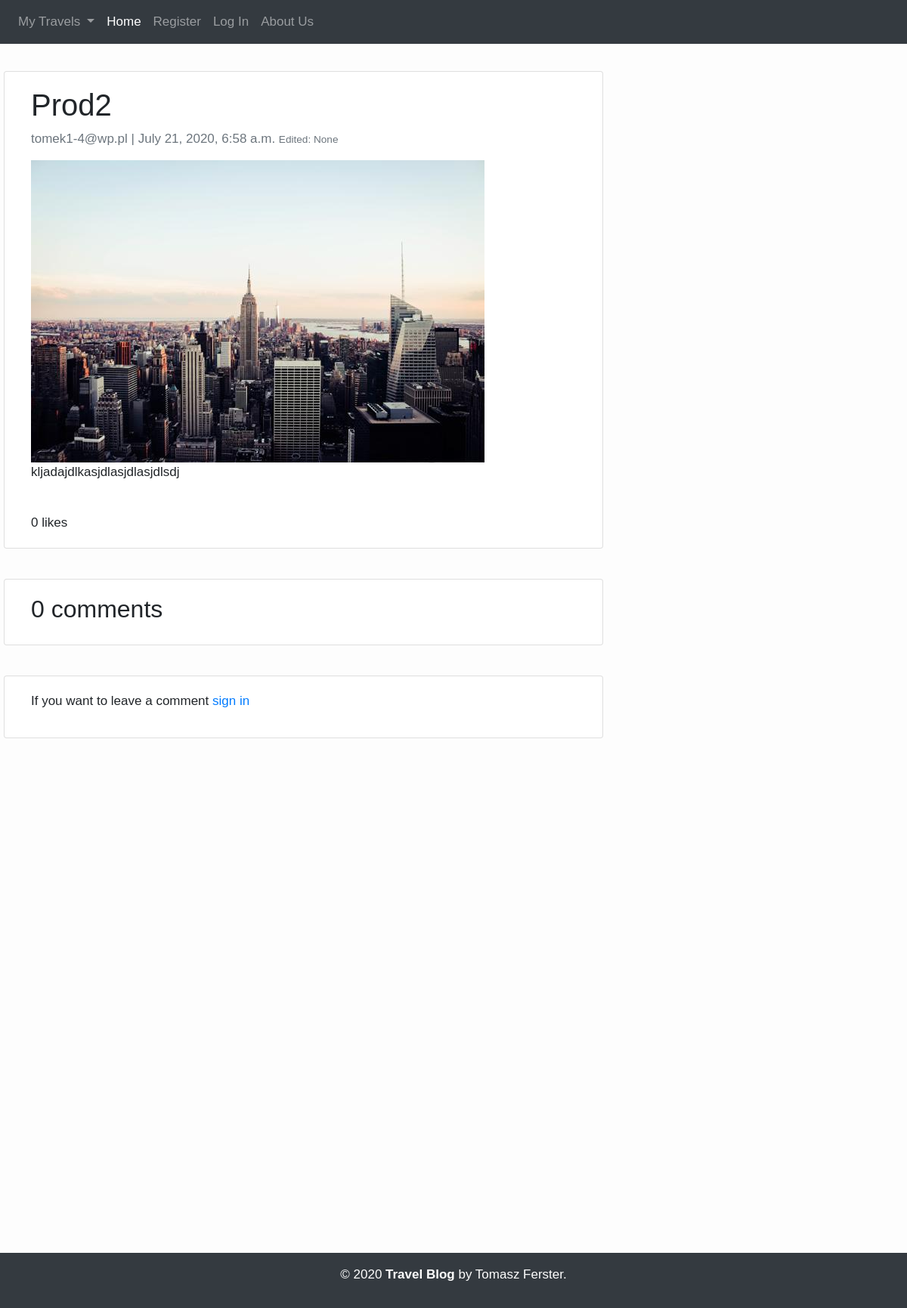
Before: /6 with the older database file.
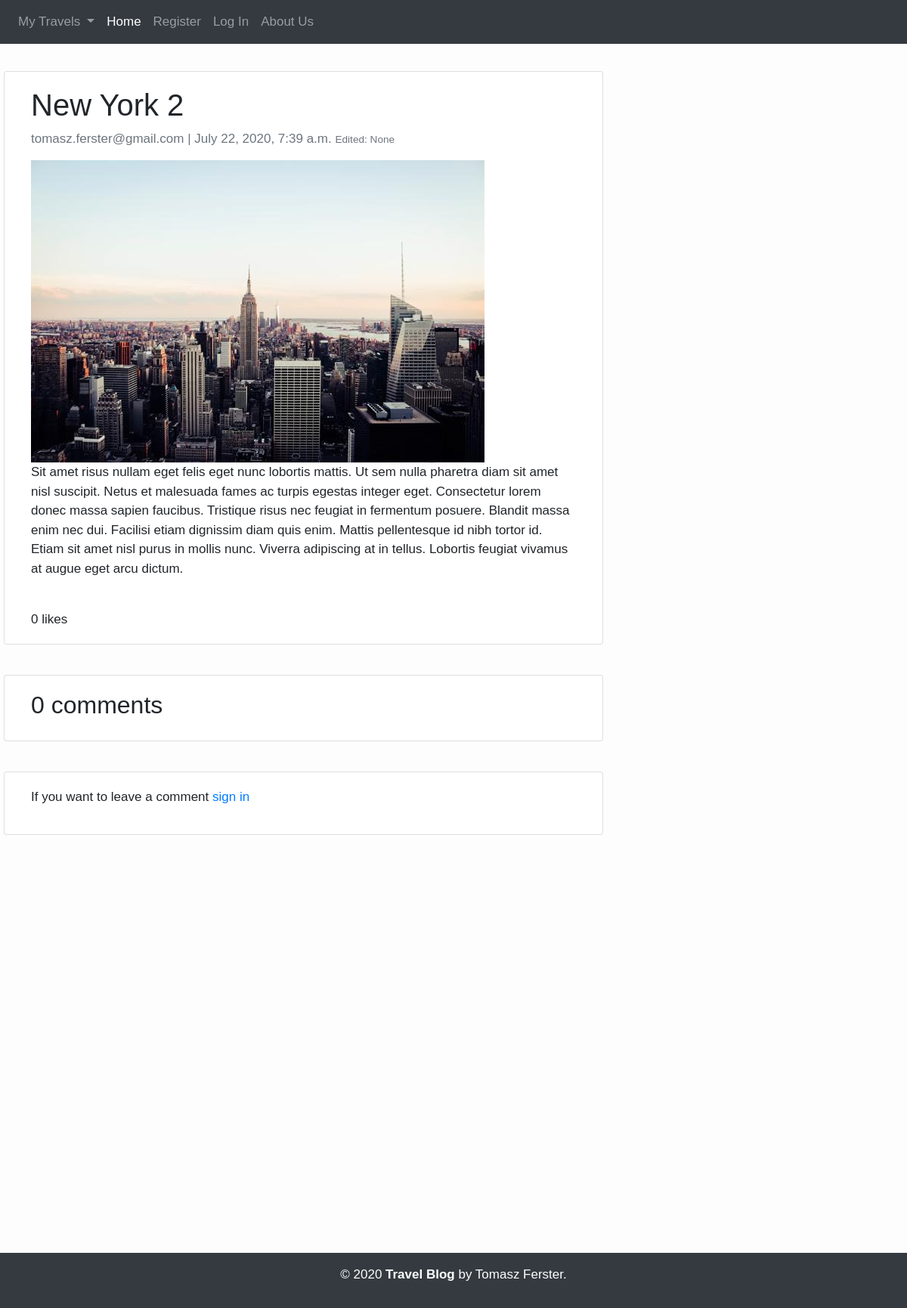
After: the same page with the newer database file.
### main/models.py (models this page shows, shortened)
class Post(models.Model):
    post_category = models.ForeignKey(PostCategory, on_delete=models.CASCADE, related_name='posts')
    author = models.ForeignKey(Account, on_delete=models.CASCADE, related_name='blog_posts')  # related_name is used to make it User.blog_posts instead of User.post_set
    title = models.CharField(max_length=25)
    date_published = models.DateTimeField(auto_now_add=True)
    date_modified = models.DateTimeField(auto_now=True)
    image = models.ImageField(upload_to='post_images', blank=False, null=False)
    content = models.TextField(blank=False, null=False)
    likes  = models.ManyToManyField(Account, related_name='likes', blank=True)
    class Meta:
        verbose_name_plural = 'Posts'
        ordering = ['-date_published']
    def total_likes(self):
        return self.likes.count()

### account/models.py (models this page shows, shortened)
class Account(AbstractBaseUser):
    email           = models.EmailField(max_length=50, unique=True)
    username        = models.CharField(max_length=50, unique=True)
    date_joined     = models.DateTimeField(auto_now_add=True)
    last_login      = models.DateTimeField(auto_now=True)
    is_admin        = models.BooleanField(default=False)
    is_active       = models.BooleanField(default=True)
    is_staff        = models.BooleanField(default=False)
    is_superuser    = models.BooleanField(default=False)
    USERNAME_FIELD = 'email'                # use email instead of username
    REQUIRED_FIELDS = ['username']          # besides email, username will be required
    objects = MyAccountManager()
    def __str__(self):
        return self.email

### main/views.py (the view, shortened to what this page needs)
# urls.py: path('<int:pk>', views.PostDetailView.as_view(), name='post-detail'),
class PostDetailView(PostLikeAndComment, FormMixin, DetailView):
    queryset = Post.objects.all()
    context_object_name = 'post'
    template_name = 'main/post_detail.html'
    form_class = CommentForm
    def get_context_data(self, *args, **kwargs):
        context = super(PostDetailView, self).get_context_data(*args, **kwargs)
        context['comment_form'] = CommentForm()
        context['comments'] = self.object.comments.filter(active=True)
        context['liked'] = self.object.likes.filter(pk=self.request.user.pk)
        return context

### main/context_processors.py (called while the page is built)
def post_categories(request):
    categories = PostCategory.objects.all()
    return {"categories": categories}

### main/models.py (called while the page is built)
    def get_absolute_url(self):
        return reverse("main:post-sort", kwargs={"single_slug": self.slug})

### main/templates/main/post_detail.html (shortened to what this page needs)
{% extends 'base.html' %}
{% load crispy_forms_tags %}
{% block content %}
<div class="row">
  <div class="col-md-8 card mb-4 mt-3 left top">
    <div class="card-body">
      <h1>{% block title %} {{ post.title }} {% endblock title %}</h1>
      <p class=" text-muted">{{ post.author }} | {{ post.date_published }}
        {% if post.date_modified != post.date_published %}
         <small>Edited: {{ post.date_modified }}</small>
        {% endif %}</p>
      <img src="{{post.image.url}}">
      <p class="card-text ">{{ post.content | safe }}</p>
      {% if user.is_authenticated %}
        {% if post.author == request.user or request.user.is_admin %}
        <a href="{% url 'main:post-delete' post.id %}">Delete this post</a>
        <a href="{% url 'main:post-update' post.id %}">Update this post</a>
        {% endif %}
        {% if liked %}
        <form action="{% url 'main:post-like' post.id %}" method="POST">{% csrf_token %}
          <button type="submit" name="dislike" class="btn btn-danger">Dislike</button> - {{post.total_likes}} likes
        </form>
        {% else %}
        <form action="{% url 'main:post-like' post.id %}" method="POST">{% csrf_token %}
          <button type="submit" name="like" class="btn btn-success">Like</button> - {{post.total_likes}} likes
        </form>
        {% endif %}
      {% else %}
        <br>
        {{post.total_likes}} likes
      {% endif %}
    </div>
  </div>
  <div class="col-md-8 card mb-4  mt-3 ">
    <div class="card-body">
      <h2>{{ comments.count }} comments</h2>
    </div>
  </div>
  {% if user.is_authenticated %}
  <div class="col-md-8 card mb-4  mt-3 ">
    <div class="card-body">
      {% if new_comment %}
      <div class="alert alert-success" role="alert">
        Your comment is awaiting moderation
      </div>
      {% else %}
      <h3>Leave a comment</h3>
      <form method="POST">{% csrf_token %}
        {{ comment_form | crispy}}
        <button type="submit" class="btn btn-primary">Submit</button>
      </form>
      {% endif %}
    </div>
  </div>
  {% else %}
  <div class="col-md-8 card mb-4  mt-3 ">
    <div class="card-body">
      <p>If you want to leave a comment <a href="{% url 'account:login' %}">sign in</a></p>
    </div>
  </div>
  {% endif %}
</div>
{% endblock content %}

Changed rows visible on the page:
changed Post "None": title "Prod2" → "New York 2"; author "tomek1-4@wp.pl" → "tomasz.ferster@gmail.com"; date_published "July 21, 2020, 6:58 a.m." → "July 22, 2020, 7:39 a.m."; content "kljadajdlkasjdlasjdlasjdlsdj" → "Sit amet risus nullam eget felis eget nunc lobortis mattis. Ut sem nulla pharetra diam sit amet nisl suscipit. Netus et malesuada fames ac turpis egestas integer eget. Consectetur lorem donec massa sapien faucibus. Tristique risus nec feugiat in fermentum posuere. Blandit massa enim nec dui. Facilisi etiam dignissim diam quis enim. Mattis pellentesque id nibh tortor id. Etiam sit amet nisl purus in mollis nunc. Viverra adipiscing at in tellus. Lobortis feugiat vivamus at augue eget arcu dictum."
